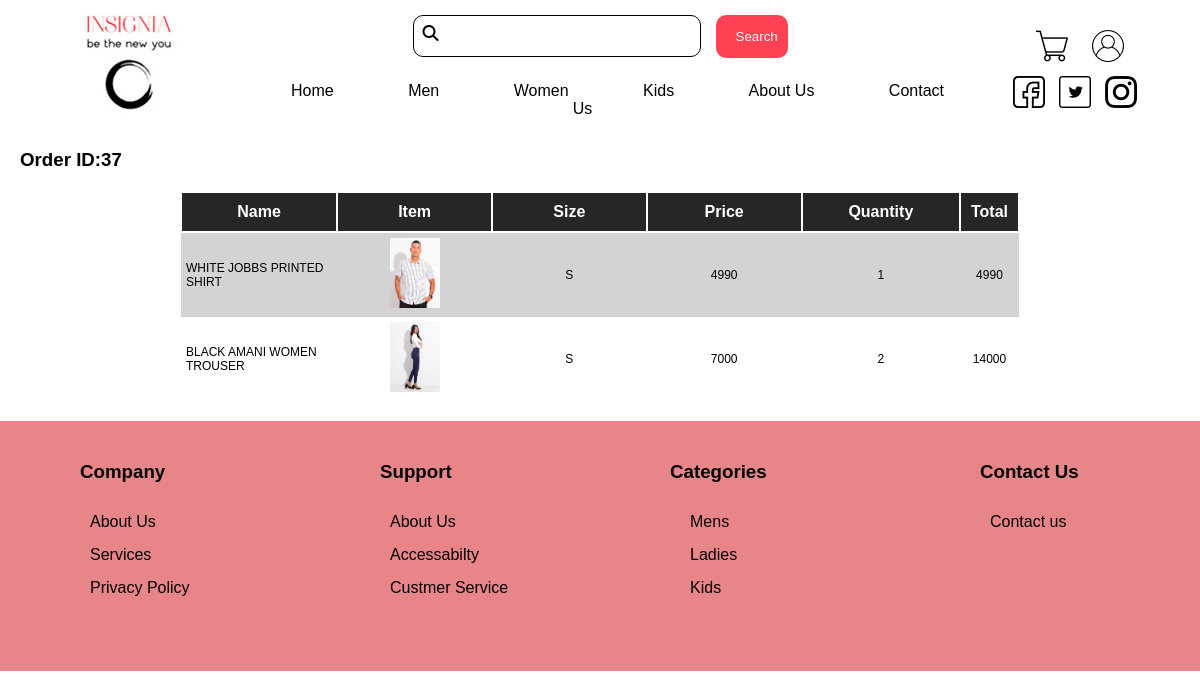
The app's page /orderDetails.php?order_Id=37 (signed in) with its own data.
### tables this page shows
CREATE TABLE `order_details` (
  `order_id` int(11) NOT NULL,
  `item_code` int(11) NOT NULL,
  `price` int(11) NOT NULL,
  `size` varchar(2) NOT NULL,
  `quantity` int(11) DEFAULT NULL
);

CREATE TABLE `item` (
  `item_code` int(11) NOT NULL,
  `name` varchar(30) DEFAULT NULL,
  `unit_price` int(11) NOT NULL,
  `type` varchar(15) NOT NULL,
  `category` varchar(15) NOT NULL,
  `item_desc` varchar(300) DEFAULT NULL,
  `stock` int(11) DEFAULT NULL,
  `image` varchar(100) DEFAULT NULL,
  `admin_id` int(11) NOT NULL,
  `size` varchar(8) DEFAULT NULL
);

### orderDetails.php (the view, shortened to what this page needs)
<?php require 'header.php';
require 'config.php';
$order_id=$_GET['order_Id'];
$sql="SELECT  * FROM order_details o,item i WHERE o.item_code=i.item_code AND o.order_id=$order_id ";
?>
	<link rel="stylesheet" href="src/css/orderDetails.css" type="text/css">
</head>
<body>
<div class="order-details">
<h3>Order ID:<?php echo $order_id?></h3>
</div>
<div class="order-table">
<center>
<table>
	<th>Name</th>
	<th>Item</th>
	<th>Size</th>
	<th>Price</th>
	<th>Quantity</th>
	<th>Total</th>
<?php
$order_det_results=$conn->query($sql);
if($order_det_results->num_rows>0){
	while($order_det_row=$order_det_results->fetch_assoc()){
	echo "<tr>";
		echo "<td><p>".$order_det_row['name']."</p></td>";
		echo "<td><center><img src='".$order_det_row['image']."'></center></td>";
		echo "<td><center><p>".$order_det_row['size']."</p></center></td>";
		echo "<td><center><p>".$order_det_row['price']."</p></center></td>";
		echo "<td><center><p>".$order_det_row['quantity']."</p></center></td>";
		echo "<td><center><p>".$order_det_row['price']*$order_det_row['quantity']."</p></center></td>";
	echo "</tr>";
	}
}
?>
</center>
</div>
<?php include 'footer.php';?>

### src/css/home.css (style rules this page uses)
body { font-family: 'Poppins', sans-serif; background-image: url(../img/back1.jpg); background-size: 100%; overflow-x: hidden; }

### src/css/header_footer.css (style rules this page uses)
body { font-family: 'Poppins', sans-serif; margin: 0; }

### src/css/orderDetails.css (style rules this page uses)
body { font-family: 'Poppins', sans-serif; background-image: url(../img/back1.jpg); background-size: 1360px; }
th { width: 20%; color: white; background-color: #000000d9; padding: 10px; border:2px solid white; }
table { width: 70%; border-collapse: collapse; }
.order-table { width: 100%; margin:20px 0px 20px 0px; }
.order-table p { font-size:12px; }
tr:nth-child(even) { border:none; background-color: lightgrey; }
td { padding: 5px; }
.order-table img { width: 50px; height: 70px; }
.order-details { margin-left:20px; }

### records on screen
order_details: item_code.name "WHITE JOBBS PRINTED SHIRT", item_code.image (picture), item_code.size "S", price "4990", quantity "1", $order_det_row['price']*$order_det_row['quantity'] "4990"
order_details: item_code.name "BLACK AMANI WOMEN TROUSER", item_code.image (picture), item_code.size "S", price "7000", quantity "2", $order_det_row['price']*$order_det_row['quantity'] "14000"

### other values on screen
$order_id "37"
